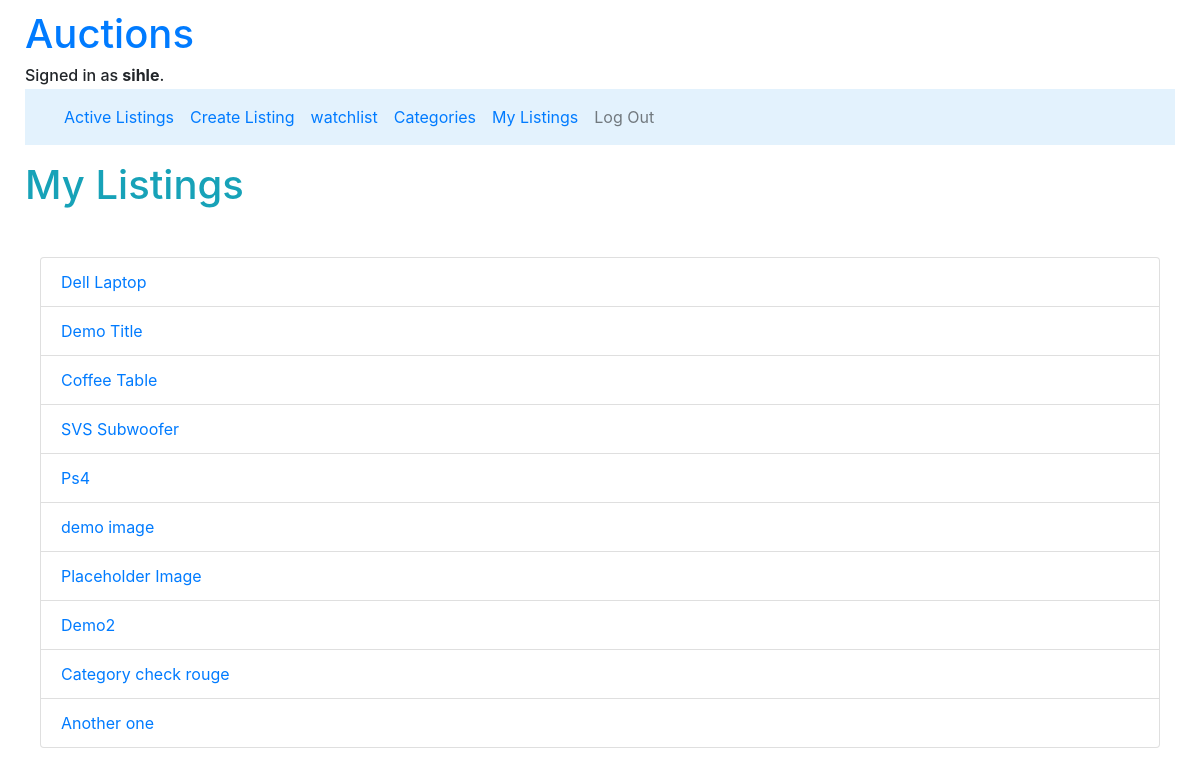
The app's page /mylistings (signed in), older data.
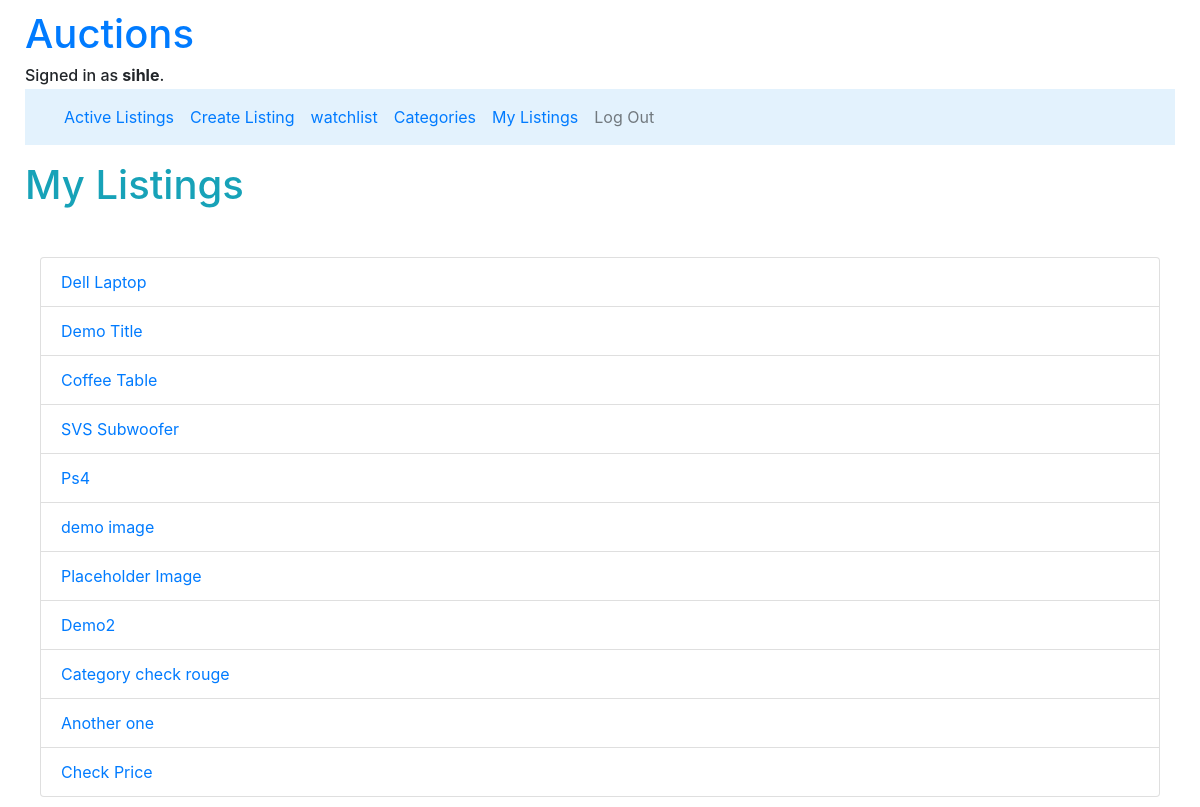
The same page, newer data.
### auctions/models.py (models this page shows, shortened)
class Listing(models.Model):
    title = models.CharField(max_length= 30)
    description = models.CharField(max_length= 200)
    creator = models.ForeignKey(User, on_delete=models.CASCADE, related_name="user", null=True)
    bid = models.ManyToManyField("Bid", related_name="current_bid", null=True)
    bidders = models.ManyToManyField(User, blank=True, related_name="buyers")
    pub_date = models.DateField(default=date.today)
    mod_date = models.DateField(default=date.today)
    comments = models.ManyToManyField("Comment", related_name="listing_comments", null=True, blank=True)
    category = models.ManyToManyField("Category", related_name="listing_category", null=True)
    active = models.BooleanField(default=True)
    winner = models.ForeignKey(User, on_delete=models.CASCADE, related_name="sold", null=True)
    listing_image = models.ImageField(null=True, blank=True, upload_to="Images/listings_pics")

### auctions/views.py (the view)
# urls.py: path("mylistings", views.my_listings, name="mylistings")
@login_required
def my_listings(request):
    if not request.user.is_authenticated:
        return render(request, "auctions/error.html", {"message": "You are not logged in, please log in first to view the page."})
    current_user = request.user
    print(f"current user: {current_user.id}")
    return render(request, "auctions/mylistings.html", {"user_listings": Listing.objects.filter(creator_id=current_user)})
    pass

### auctions/templates/auctions/mylistings.html (shortened to what this page needs)
{% extends "auctions/layout.html" %}
{% block body %}
    <h1 class="display mb-5 mt-3 text-info">My Listings</h1>
    <div class="container-fluid">
        <div>
            <ul class="list-group">
                {% for listing in user_listings %}
                    <li class="list-group-item"><a href="listings/{{listing.id}}">{{listing.title}}</a></li>
                {% empty %}
                <li class="list-group-item"> You have not created any listings</li>
                {% endfor %}
            </ul>
        </div>
    </div>
{% endblock %}

Row changes from the older to the newer data that the page shows:
added Listing: title "Check Price"
